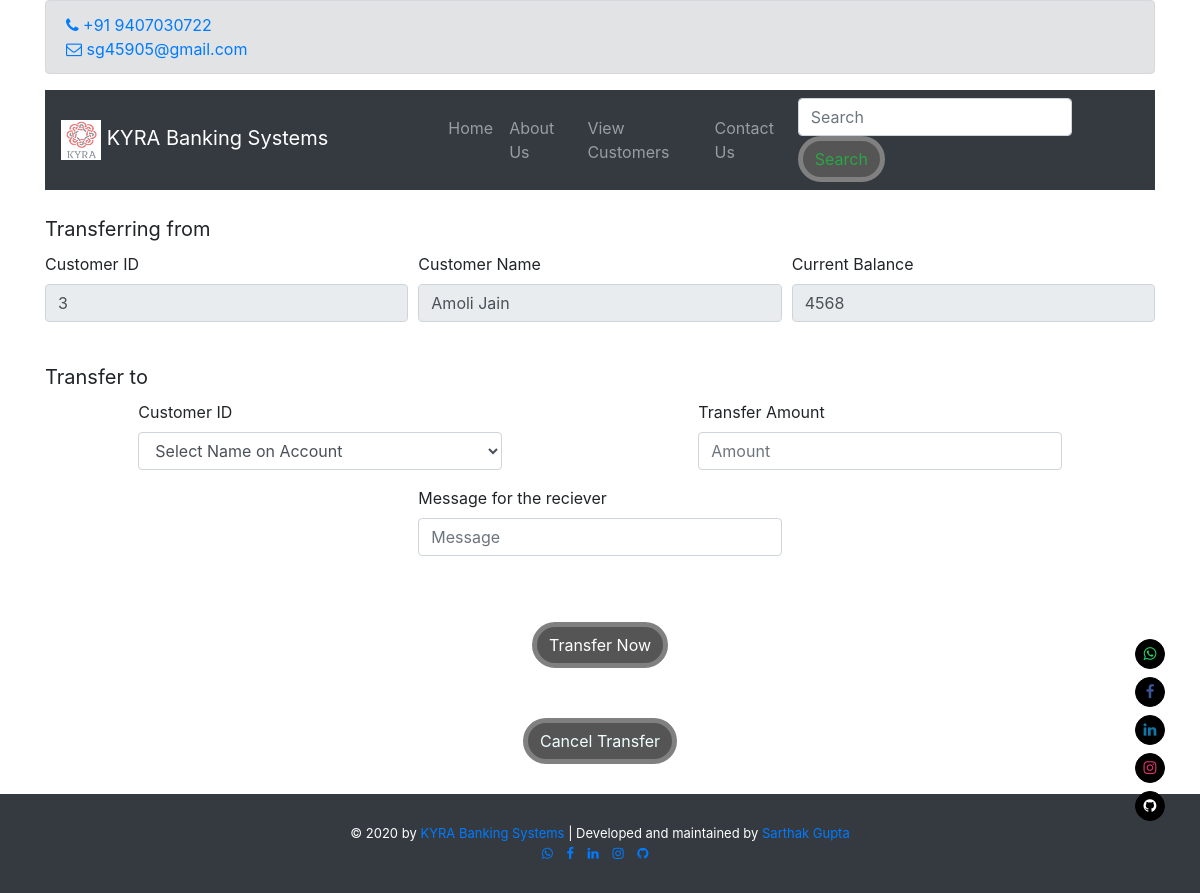
Screenshot of /transfer.php?customer_id=3 with the database file from the repository.
### tables this page shows
CREATE TABLE `customers` (
  `customer_id` int(11) NOT NULL,
  `customer_name` text NOT NULL,
  `customer_email` text NOT NULL,
  `current_balance` int(11) NOT NULL,
  `customer_image` text NOT NULL
);

### transfer.php (the view, shortened to what this page needs)
<!DOCTYPE html>
<?php
    include("functions.php");
?>
<html lang="en">
    <head>
        <link rel="stylesheet" href="https://stackpath.bootstrapcdn.com/bootstrap/4.5.1/css/bootstrap.min.css">
        <link rel="stylesheet" href="https://stackpath.bootstrapcdn.com/font-awesome/4.7.0/css/font-awesome.min.css">
        <link rel="stylesheet" href="style.css" media="all">
    </head>
    <body>
        <div class="container">
            <div class="alert alert-secondary" role="alert">
                <li style="list-style-type: none;">
                    <a style="padding-right: 10px; text-decoration: none;" href="tel:+919407030722" target="_blank">
                        <i class="fa fa-phone"></i> +91 9407030722
                    </a>
                </li>
                <li style="list-style-type: none;">
                    <a style="padding-right: 10px; text-decoration: none;" href="mailto:sg45905@gmail.com" target="_blank">
                        <i class="fa fa-envelope-o"></i> sg45905@gmail.com
                    </a>
                </li>
            </div>
            <nav class="navbar navbar-expand-lg navbar-dark bg-dark">
                <a class="navbar-brand pr-0 pr-sm-5" href="index.php">
                    <img src="images/logo.png" height="40px" width="40px">
                    KYRA Banking Systems
                </a>
                <div class="collapse navbar-collapse" id="navbarSupportedContent">
                    <ul class="navbar-nav mr-auto pl-0 pl-sm-5">
                        <li class="nav-item">
                            <a class="nav-link" href="index.php">Home</a>
                        </li>
                        <li class="nav-item">
                            <a class="nav-link" href="about.php">About Us</a>
                        </li>
                        <li class="nav-item">
                            <a class="nav-link" href="customer.php">View Customers</a>
                        </li>
                        <li class="nav-item">
                            <a class="nav-link" href="contact.php">Contact Us</a>
                        </li>
                    </ul>
                    <form class="form-inline my-2 my-lg-0" method="get" action="results.php" enctype="multipart/form-data">
                        <input class="form-control mr-sm-2" type="text" placeholder="Search" aria-label="Search" name="user_query">
                        <button class="btn btn-outline-success my-2 my-sm-0" type="submit">Search</button>
                    </form>
                </div>
            </nav>
        </div>
        <br>
        <div class="container">
            <?php
                if(isset($_GET['customer_id'])) {
                    $c_id = $_GET['customer_id'];
                    $get_customers = "select * from customers where customer_id='$c_id'";
                    $run_customers = mysqli_query($con, $get_customers);
                    $row_customers = mysqli_fetch_array($run_customers);
                    $customer_id = $row_customers['customer_id'];
                    $customer_name = $row_customers['customer_name'];
                    $current_balance = $row_customers['current_balance'];
                    echo "
                        <form action='transfer.php?customer_id=$c_id' method='post' enctype='multipart/form-data'>
                            <label for='from' style='font-size: 20px;'>Transferring from</label>
                            <div class='form-row'>
                                <div class='col-lg-4 col-md-8 col-sm-12 mb-3 mx-auto'>
                                    <label for='from_acc'>Customer ID</label>
                                    <input type='number' class='form-control' name='from_acc' value='$customer_id' readonly>
                                </div>
                                <div class='col-lg-4 col-md-8 col-sm-12 mb-3 mx-auto'>
                                    <label for='from_acc_name'>Customer Name</label>
                                    <input type='text' class='form-control' name='from_acc_name' value='$customer_name' readonly>
                                </div>
                                <div class='col-lg-4 col-md-8 col-sm-12 mb-3 mx-auto'>
                                    <label for='curr_bal'>Current Balance</label>
                                    <input type='number' class='form-control' name='curr_bal' value='$current_balance' readonly>
                                </div>
                            </div>
                            <br>
                            <label for='to' style='font-size: 20px;'>Transfer to</label>
                            <div class='form-row'>
                                <div class='col-lg-4 col-md-8 col-sm-12 mb-3 mx-auto'>
                                    <label for='to_acc'>Customer ID</label>
                                    <select class='form-control' name='to_acc' required>
                                        <option value='0'>Select Name on Account</option>
                    ";
                    echo "
                                    </select>
                                </div>
                                <div class='col-lg-4 col-md-8 col-sm-12 mb-3 mx-auto'>
                                    <label for='transfer_amt'>Transfer Amount</label>
                                    <input type='number' class='form-control' name='transfer_amt' placeholder='Amount' required>
                                </div>
                            </div>
                            <div class='form-row'>
                                <div class='col-lg-4 col-md-8 col-sm-12 mb-3 mx-auto'>
                                    <label for='transfer_msg'>Message for the reciever</label>
                                    <input type='text' class='form-control' name='transfer_msg' placeholder='Message'>
                                </div>
                            </div>
                            <center>
                                <button type='submit' class='btn btn-primary' name='transfer'>Transfer Now</button>
                            </center>
                        </form>
                        <div class='row'>
                            <div class='col'>
                                <center>
                                    <button class='btn'>
                                        <a href='customer.php' style='text-decoration: none; color: #f0ffff;'>Cancel Transfer</a>
                                    </button>
                                </center>
                            </div>
                        </div>
                    ";
                }
            ?>
        </div>
        <div class="site-social-float">
            <a class="attesa-social" href="https://wa.me/919407030722" target="_blank" rel="noopener" title="Whatsapp">
                <i class="fa fa-whatsapp" style="color: #25d366">
                </i>
            </a>
            <a class="attesa-social" href="https://www.facebook.com/sg45905" target="_blank" rel="noopener" title="Facebook">
                <i class="fa fa-facebook" style="color: #3b5598">
                </i>
            </a>
            <a class="attesa-social" href="https://www.linkedin.com/in/sg45905/" target="_blank" rel="noopener" title="LinkedIn">
                <i class="fa fa-linkedin" style="color: #0e76a8;">
                </i>
            </a>
            <a class="attesa-social" href="https://www.instagram.com/sg.2906" target="_blank" rel="noopener" title="Instagram">
                <i class="fa fa-instagram" style="color: #e1306c">
                </i>
            </a>
            <a class="attesa-social" href="https://github.com/sg45905" target="_blank" rel="noopener" title="Github">
                <i class="fa fa-github" style="color: white">
                </i>
            </a>
        </div>
        <div class="text-center bg-dark footer">
            &copy; 2020 by <a href="index.html">KYRA Banking Systems</a> | Developed and maintained by <a href="https://sg45905.github.io" target="_blank">Sarthak Gupta</a>
            <br>
            <a style="padding-right: 10px;" href="https://wa.me/919407030722" target="_blank">
                <i class="fa fa-whatsapp"></i>
            </a>
            <a style="padding-right: 10px;" href="https://facebook.com/sg45905" target="_blank">
                <i class="fa fa-facebook"></i>
            </a>
            <a style="padding-right: 10px;" href="https://linkedin.com/in/sg45905" target="_blank">
                <i class="fa fa-linkedin"></i>
            </a>
            <a style="padding-right: 10px;" href="https://instagram.com/sg.2906" target="_blank">
                <i class="fa fa-instagram"></i>
            </a>
            <a style="padding-right: 10px;" href="https://github.com/sg45905" target="_blank">
                <i class="fa fa-github"></i>
            </a>
        </div>
    </body>
</html>

### style.css (style rules this page uses)
html { scroll-behavior: smooth; }
.footer { margin-top: 30px; padding: 30px; color: white; font-size: small; }
.footer a { text-decoration: none; }
.btn { text-align: center; margin-top: 50px; border: 5px solid gray; border-radius: 30px; background-color: #555; }
.site-social-float { position: fixed; bottom: 4em; z-index: 999; opacity: 1; -webkit-transition: all .3s ease-in-out; -moz-transition: all .3s ease-in-out; transition: all .3s ease-in-out; right: 35px; }
.site-social-float a { border-color: black; display: block; width: 30px; height: 30px; font-size: 15px; text-align: center; line-height: 28px; margin: 8px 0; border-width: 1px; border-style: solid; -webkit-transition: #ececec .3s ease-in-out; -moz-transition: #ececec .3s ease-in-out; transition: #ececec .3s ease-in-out; border-radius: 50%; background: black; }

### rows the page displays
customers: from_acc "3", from_acc_name "Amoli Jain", curr_bal "4568"
